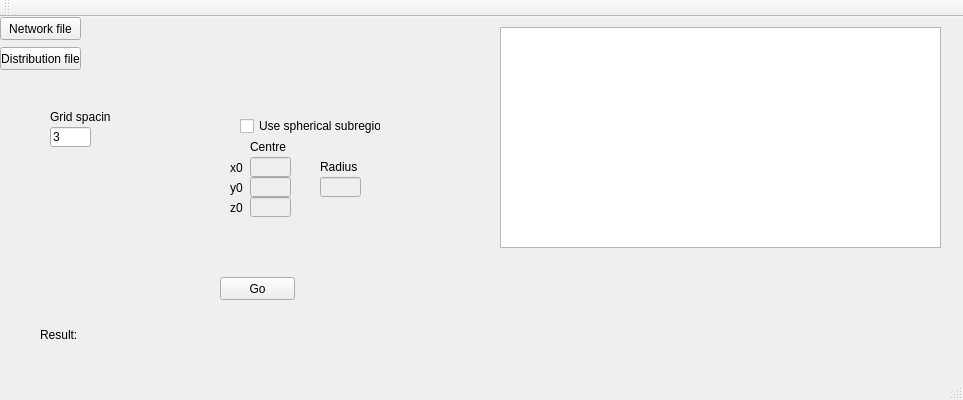
<?xml version="1.0" encoding="UTF-8"?>
<ui version="4.0">
 <class>MainWindow</class>
 <widget class="QMainWindow" name="MainWindow">
  <property name="geometry">
   <rect>
    <x>0</x>
    <y>0</y>
    <width>963</width>
    <height>400</height>
   </rect>
  </property>
  <property name="windowTitle">
   <string>Create distance distribution</string>
  </property>
  <widget class="QWidget" name="centralWidget">
   <widget class="QPushButton" name="pushButtonInFile">
    <property name="geometry">
     <rect>
      <x>0</x>
      <y>0</y>
      <width>81</width>
      <height>23</height>
     </rect>
    </property>
    <property name="text">
     <string>Network file</string>
    </property>
   </widget>
   <widget class="QLabel" name="labelInFile">
    <property name="geometry">
     <rect>
      <x>90</x>
      <y>0</y>
      <width>391</width>
      <height>21</height>
     </rect>
    </property>
    <property name="text">
     <string/>
    </property>
   </widget>
   <widget class="QPushButton" name="pushButtonZoom">
    <property name="geometry">
     <rect>
      <x>220</x>
      <y>260</y>
      <width>75</width>
      <height>23</height>
     </rect>
    </property>
    <property name="text">
     <string>Go</string>
    </property>
   </widget>
   <widget class="QLabel" name="label">
    <property name="geometry">
     <rect>
      <x>40</x>
      <y>310</y>
      <width>41</width>
      <height>16</height>
     </rect>
    </property>
    <property name="text">
     <string>Result:</string>
    </property>
   </widget>
   <widget class="QLabel" name="labelResult">
    <property name="geometry">
     <rect>
      <x>80</x>
      <y>310</y>
      <width>491</width>
      <height>16</height>
     </rect>
    </property>
    <property name="text">
     <string/>
    </property>
   </widget>
   <widget class="QLabel" name="labelX0">
    <property name="geometry">
     <rect>
      <x>230</x>
      <y>140</y>
      <width>21</width>
      <height>21</height>
     </rect>
    </property>
    <property name="text">
     <string>x0</string>
    </property>
   </widget>
   <widget class="QLineEdit" name="lineEditX0">
    <property name="enabled">
     <bool>false</bool>
    </property>
    <property name="geometry">
     <rect>
      <x>250</x>
      <y>140</y>
      <width>41</width>
      <height>20</height>
     </rect>
    </property>
   </widget>
   <widget class="QTextEdit" name="textEdit">
    <property name="geometry">
     <rect>
      <x>500</x>
      <y>10</y>
      <width>441</width>
      <height>221</height>
     </rect>
    </property>
   </widget>
   <widget class="QLabel" name="labelCentre">
    <property name="geometry">
     <rect>
      <x>250</x>
      <y>120</y>
      <width>41</width>
      <height>20</height>
     </rect>
    </property>
    <property name="text">
     <string>Centre</string>
    </property>
   </widget>
   <widget class="QLabel" name="labelY0">
    <property name="geometry">
     <rect>
      <x>230</x>
      <y>160</y>
      <width>21</width>
      <height>21</height>
     </rect>
    </property>
    <property name="text">
     <string>y0</string>
    </property>
   </widget>
   <widget class="QLineEdit" name="lineEditY0">
    <property name="enabled">
     <bool>false</bool>
    </property>
    <property name="geometry">
     <rect>
      <x>250</x>
      <y>160</y>
      <width>41</width>
      <height>20</height>
     </rect>
    </property>
   </widget>
   <widget class="QLabel" name="labelZ0">
    <property name="geometry">
     <rect>
      <x>230</x>
      <y>180</y>
      <width>21</width>
      <height>21</height>
     </rect>
    </property>
    <property name="text">
     <string>z0</string>
    </property>
   </widget>
   <widget class="QLineEdit" name="lineEditZ0">
    <property name="enabled">
     <bool>false</bool>
    </property>
    <property name="geometry">
     <rect>
      <x>250</x>
      <y>180</y>
      <width>41</width>
      <height>20</height>
     </rect>
    </property>
   </widget>
   <widget class="QCheckBox" name="checkBoxSphere">
    <property name="geometry">
     <rect>
      <x>240</x>
      <y>100</y>
      <width>141</width>
      <height>18</height>
     </rect>
    </property>
    <property name="text">
     <string>Use spherical subregion?</string>
    </property>
   </widget>
   <widget class="QLineEdit" name="lineEditGrid_dx">
    <property name="geometry">
     <rect>
      <x>50</x>
      <y>110</y>
      <width>41</width>
      <height>20</height>
     </rect>
    </property>
    <property name="text">
     <string>3</string>
    </property>
   </widget>
   <widget class="QLabel" name="labelGrid_dx">
    <property name="geometry">
     <rect>
      <x>50</x>
      <y>90</y>
      <width>61</width>
      <height>20</height>
     </rect>
    </property>
    <property name="text">
     <string>Grid spacing</string>
    </property>
   </widget>
   <widget class="QPushButton" name="pushButtonOutFile">
    <property name="geometry">
     <rect>
      <x>0</x>
      <y>30</y>
      <width>81</width>
      <height>23</height>
     </rect>
    </property>
    <property name="text">
     <string>Distribution file</string>
    </property>
   </widget>
   <widget class="QLabel" name="labelRadius">
    <property name="geometry">
     <rect>
      <x>320</x>
      <y>140</y>
      <width>41</width>
      <height>20</height>
     </rect>
    </property>
    <property name="text">
     <string>Radius</string>
    </property>
   </widget>
   <widget class="QLineEdit" name="lineEditRadius">
    <property name="enabled">
     <bool>false</bool>
    </property>
    <property name="geometry">
     <rect>
      <x>320</x>
      <y>160</y>
      <width>41</width>
      <height>20</height>
     </rect>
    </property>
   </widget>
   <widget class="QLabel" name="labelOutFile">
    <property name="geometry">
     <rect>
      <x>90</x>
      <y>30</y>
      <width>391</width>
      <height>21</height>
     </rect>
    </property>
    <property name="text">
     <string/>
    </property>
   </widget>
  </widget>
  <widget class="QMenuBar" name="menuBar">
   <property name="geometry">
    <rect>
     <x>0</x>
     <y>0</y>
     <width>963</width>
     <height>18</height>
    </rect>
   </property>
  </widget>
  <widget class="QToolBar" name="mainToolBar">
   <attribute name="toolBarArea">
    <enum>TopToolBarArea</enum>
   </attribute>
   <attribute name="toolBarBreak">
    <bool>false</bool>
   </attribute>
  </widget>
  <widget class="QStatusBar" name="statusBar"/>
 </widget>
 <layoutdefault spacing="6" margin="11"/>
 <resources/>
 <connections>
  <connection>
   <sender>pushButtonInFile</sender>
   <signal>clicked()</signal>
   <receiver>MainWindow</receiver>
   <slot>inFileSelecter()</slot>
   <hints>
    <hint type="sourcelabel">
     <x>45</x>
     <y>54</y>
    </hint>
    <hint type="destinationlabel">
     <x>232</x>
     <y>44</y>
    </hint>
   </hints>
  </connection>
  <connection>
   <sender>pushButtonZoom</sender>
   <signal>clicked()</signal>
   <receiver>MainWindow</receiver>
   <slot>distancer()</slot>
   <hints>
    <hint type="sourcelabel">
     <x>272</x>
     <y>303</y>
    </hint>
    <hint type="destinationlabel">
     <x>363</x>
     <y>332</y>
    </hint>
   </hints>
  </connection>
  <connection>
   <sender>checkBoxSphere</sender>
   <signal>toggled(bool)</signal>
   <receiver>MainWindow</receiver>
   <slot>sphereOption()</slot>
   <hints>
    <hint type="sourcelabel">
     <x>363</x>
     <y>141</y>
    </hint>
    <hint type="destinationlabel">
     <x>436</x>
     <y>125</y>
    </hint>
   </hints>
  </connection>
  <connection>
   <sender>pushButtonOutFile</sender>
   <signal>clicked()</signal>
   <receiver>MainWindow</receiver>
   <slot>outFileSelecter()</slot>
   <hints>
    <hint type="sourcelabel">
     <x>76</x>
     <y>73</y>
    </hint>
    <hint type="destinationlabel">
     <x>172</x>
     <y>84</y>
    </hint>
   </hints>
  </connection>
 </connections>
 <slots>
  <slot>buttonClickHandler()</slot>
  <slot>inFileSelecter()</slot>
  <slot>outFileSelecter()</slot>
  <slot>radioButtonHandler()</slot>
  <slot>distancer()</slot>
  <slot>sphereOption()</slot>
 </slots>
</ui>
